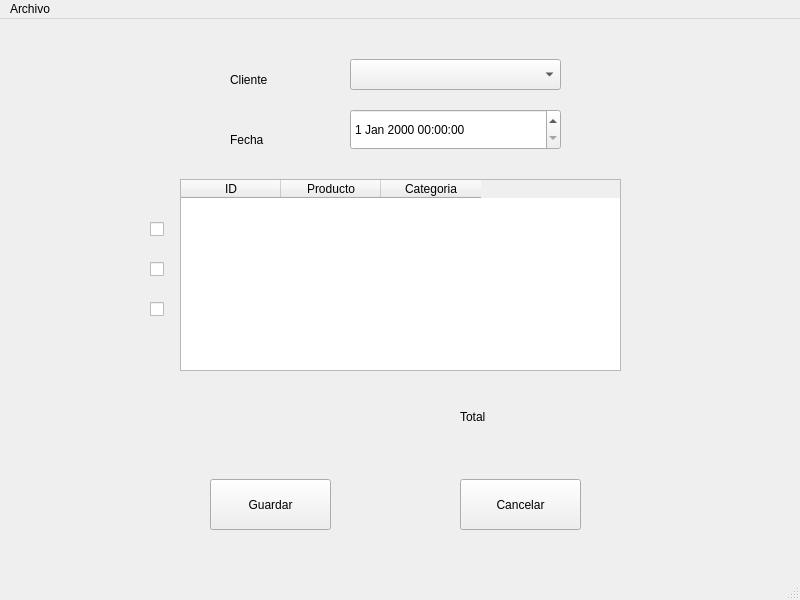
<?xml version="1.0" encoding="UTF-8"?>
<ui version="4.0">
 <class>MainWindow</class>
 <widget class="QMainWindow" name="MainWindow">
  <property name="geometry">
   <rect>
    <x>0</x>
    <y>0</y>
    <width>800</width>
    <height>600</height>
   </rect>
  </property>
  <property name="windowTitle">
   <string>MainWindow</string>
  </property>
  <widget class="QWidget" name="centralwidget">
   <widget class="QComboBox" name="customerPurchaseComboBox">
    <property name="geometry">
     <rect>
      <x>350</x>
      <y>40</y>
      <width>211</width>
      <height>31</height>
     </rect>
    </property>
   </widget>
   <widget class="QDateTimeEdit" name="CompraDateTime">
    <property name="geometry">
     <rect>
      <x>350</x>
      <y>90</y>
      <width>211</width>
      <height>41</height>
     </rect>
    </property>
   </widget>
   <widget class="QLabel" name="label">
    <property name="geometry">
     <rect>
      <x>230</x>
      <y>50</y>
      <width>81</width>
      <height>21</height>
     </rect>
    </property>
    <property name="text">
     <string>Cliente</string>
    </property>
   </widget>
   <widget class="QLabel" name="label_2">
    <property name="geometry">
     <rect>
      <x>230</x>
      <y>110</y>
      <width>81</width>
      <height>21</height>
     </rect>
    </property>
    <property name="text">
     <string>Fecha</string>
    </property>
   </widget>
   <widget class="QPushButton" name="SaveCompraButton">
    <property name="geometry">
     <rect>
      <x>210</x>
      <y>460</y>
      <width>121</width>
      <height>51</height>
     </rect>
    </property>
    <property name="text">
     <string>Guardar</string>
    </property>
   </widget>
   <widget class="QPushButton" name="CancelCompraButton">
    <property name="geometry">
     <rect>
      <x>460</x>
      <y>460</y>
      <width>121</width>
      <height>51</height>
     </rect>
    </property>
    <property name="text">
     <string>Cancelar</string>
    </property>
   </widget>
   <widget class="QTableWidget" name="purchaseTableWidget">
    <property name="geometry">
     <rect>
      <x>180</x>
      <y>160</y>
      <width>441</width>
      <height>192</height>
     </rect>
    </property>
    <column>
     <property name="text">
      <string>ID</string>
     </property>
    </column>
    <column>
     <property name="text">
      <string>Producto</string>
     </property>
    </column>
    <column>
     <property name="text">
      <string>Categoria</string>
     </property>
    </column>
   </widget>
   <widget class="QLabel" name="label_3">
    <property name="geometry">
     <rect>
      <x>460</x>
      <y>390</y>
      <width>55</width>
      <height>16</height>
     </rect>
    </property>
    <property name="text">
     <string>Total</string>
    </property>
   </widget>
   <widget class="QLabel" name="priceTotalLabel">
    <property name="geometry">
     <rect>
      <x>550</x>
      <y>390</y>
      <width>55</width>
      <height>16</height>
     </rect>
    </property>
    <property name="text">
     <string/>
    </property>
   </widget>
   <widget class="QCheckBox" name="checkBox">
    <property name="geometry">
     <rect>
      <x>150</x>
      <y>200</y>
      <width>21</width>
      <height>20</height>
     </rect>
    </property>
    <property name="text">
     <string/>
    </property>
   </widget>
   <widget class="QCheckBox" name="checkBox_2">
    <property name="geometry">
     <rect>
      <x>150</x>
      <y>240</y>
      <width>21</width>
      <height>20</height>
     </rect>
    </property>
    <property name="text">
     <string/>
    </property>
   </widget>
   <widget class="QCheckBox" name="checkBox_3">
    <property name="geometry">
     <rect>
      <x>150</x>
      <y>280</y>
      <width>21</width>
      <height>20</height>
     </rect>
    </property>
    <property name="text">
     <string/>
    </property>
   </widget>
  </widget>
  <widget class="QMenuBar" name="menubar">
   <property name="geometry">
    <rect>
     <x>0</x>
     <y>0</y>
     <width>800</width>
     <height>26</height>
    </rect>
   </property>
   <widget class="QMenu" name="menuArchivo">
    <property name="title">
     <string>Archivo</string>
    </property>
    <addaction name="actionNueva_Compra"/>
    <addaction name="actionSalir"/>
   </widget>
   <addaction name="menuArchivo"/>
  </widget>
  <widget class="QStatusBar" name="statusbar"/>
  <action name="actionNueva_Compra">
   <property name="text">
    <string>Nueva Compra</string>
   </property>
  </action>
  <action name="actionSalir">
   <property name="text">
    <string>Salir</string>
   </property>
  </action>
 </widget>
 <resources/>
 <connections/>
</ui>
